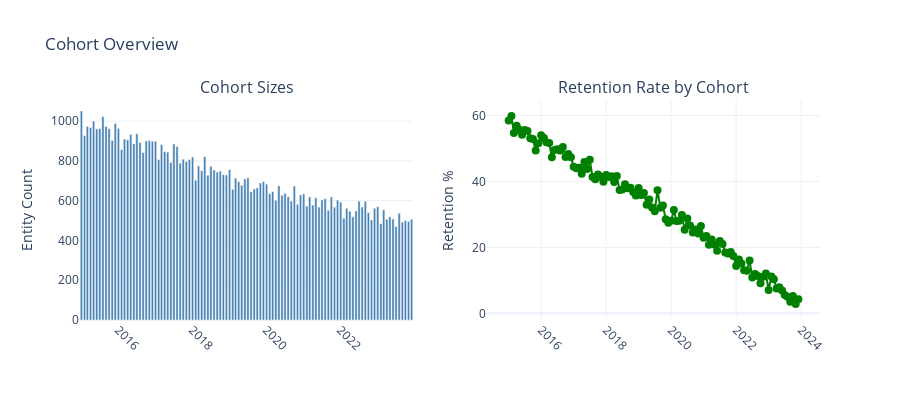

The notebook cell saved with this chart:
### Code cell
# Visualize cohort sizes and retention
if ENTITY_COLUMN and len(cohort_result) > 0:
    cohort_result_sorted = cohort_result.sort_values("cohort")
    
    # Compute retention rate if not present but target exists
    if "retention_rate" not in cohort_result.columns and TARGET_COLUMN and TARGET_COLUMN in df.columns:
        # Calculate retention rate per cohort from raw data
        entity_cohort = first_events[[ENTITY_COLUMN, "cohort"]]
        entity_target = df.groupby(ENTITY_COLUMN)[TARGET_COLUMN].first().reset_index()
        cohort_target = entity_cohort.merge(entity_target, on=ENTITY_COLUMN)
        
        retention_by_cohort = cohort_target.groupby("cohort")[TARGET_COLUMN].mean().reset_index()
        retention_by_cohort.columns = ["cohort", "retention_rate"]
        
        cohort_result_sorted = cohort_result_sorted.merge(retention_by_cohort, on="cohort", how="left")
    
    # Decide layout based on available data
    has_retention = "retention_rate" in cohort_result_sorted.columns and cohort_result_sorted["retention_rate"].notna().any()
    
    if has_retention:
        fig = make_subplots(rows=1, cols=2, subplot_titles=("Cohort Sizes", "Retention Rate by Cohort"))
        
        # Cohort sizes
        fig.add_trace(
            go.Bar(
                x=cohort_result_sorted["cohort"].astype(str),
                y=cohort_result_sorted["entity_count"],
                name="Entities",
                marker_color="steelblue"
            ),
            row=1, col=1
        )
        
        # Retention rate
        fig.add_trace(
            go.Scatter(
                x=cohort_result_sorted["cohort"].astype(str),
                y=cohort_result_sorted["retention_rate"] * 100,
                mode="lines+markers",
                name="Retention %",
                line=dict(color="green", width=2),
                marker=dict(size=8)
            ),
            row=1, col=2
        )
        fig.update_yaxes(title_text="Entity Count", row=1, col=1)
        fig.update_yaxes(title_text="Retention %", row=1, col=2)
        
        fig.update_layout(
            title="Cohort Overview",
            template="plotly_white",
            height=400,
            showlegend=False
        )
    else:
        # Single chart - cohort sizes only
        fig = go.Figure()
        fig.add_trace(
            go.Bar(
                x=cohort_result_sorted["cohort"].astype(str),
                y=cohort_result_sorted["entity_count"],
                name="Entities",
                marker_color="steelblue",
                text=cohort_result_sorted["entity_count"],
                textposition="outside"
            )
        )
        fig.update_layout(
            title="Cohort Sizes (No target column for retention analysis)",
            xaxis_title="Cohort",
            yaxis_title="Entity Count",
            template="plotly_white",
            height=400
        )
        print("💡 Tip: Set TARGET_COLUMN to see retention rates by cohort")
    
    fig.update_xaxes(tickangle=45)
    display_figure(fig)

### Figure 1 — Plotly figure (JSON) as saved in the notebook; plotly's stock layout.template omitted (floating-point values rounded to 4 significant figures)
{"data": [{"marker": {"color": "steelblue"}, "name": "Entities", "type": "bar", "x": ["2015-01", "2015-02", "2015-03", "2015-04", "2015-05", "2015-06", "2015-07", "2015-08", "2015-09", "2015-10", "2015-11", "2015-12", "2016-01", "2016-02", "2016-03", "2016-04", "2016-05", "2016-06", "2016-07", "2016-08", "2016-09", "2016-10", "2016-11", "2016-12", "2017-01", "2017-02", "2017-03", "2017-04", "2017-05", "2017-06", "2017-07", "2017-08", "2017-09", "2017-10", "2017-11", "2017-12", "2018-01", "2018-02", "2018-03", "2018-04", "2018-05", "2018-06", "2018-07", "2018-08", "2018-09", "2018-10", "2018-11", "2018-12", "2019-01", "2019-02", "2019-03", "2019-04", "2019-05", "2019-06", "2019-07", "2019-08", "2019-09", "2019-10", "2019-11", "2019-12", "2020-01", "2020-02", "2020-03", "2020-04", "2020-05", "2020-06", "2020-07", "2020-08", "2020-09", "2020-10", "2020-11", "2020-12", "2021-01", "2021-02", "2021-03", "2021-04", "2021-05", "2021-06", "2021-07", "2021-08", "2021-09", "2021-10", "2021-11", "2021-12", "2022-01", "2022-02", "2022-03", "2022-04", "2022-05", "2022-06", "2022-07", "2022-08", "2022-09", "2022-10", "2022-11", "2022-12", "2023-01", "2023-02", "2023-03", "2023-04", "2023-05", "2023-06", "2023-07", "2023-08", "2023-09", "2023-10", "2023-11", "2023-12"], "xaxis": "x", "y": [1051, 927, 974, 968, 1000, 961, 962, 1023, 974, 962, 903, 989, 964, 857, 910, 906, 933, 886, 937, 893, 842, 901, 902, 899, 899, 807, 882, 847, 844, 792, 885, 872, 789, 809, 797, 807, 820, 703, 775, 751, 822, 728, 773, 754, 744, 749, 731, 729, 756, 657, 714, 696, 678, 709, 715, 645, 659, 665, 689, 696, 683, 635, 646, 602, 675, 627, 637, 620, 598, 674, 582, 629, 634, 573, 619, 578, 615, 568, 604, 610, 552, 619, 568, 603, 593, 512, 562, 547, 519, 549, 598, 568, 597, 540, 503, 562, 570, 484, 554, 507, 519, 508, 470, 537, 492, 500, 496, 507], "yaxis": "y"}, {"line": {"color": "green", "width": 2}, "marker": {"size": 8}, "mode": "lines+markers", "name": "Retention %", "type": "scatter", "x": ["2015-01", "2015-02", "2015-03", "2015-04", "2015-05", "2015-06", "2015-07", "2015-08", "2015-09", "2015-10", "2015-11", "2015-12", "2016-01", "2016-02", "2016-03", "2016-04", "2016-05", "2016-06", "2016-07", "2016-08", "2016-09", "2016-10", "2016-11", "2016-12", "2017-01", "2017-02", "2017-03", "2017-04", "2017-05", "2017-06", "2017-07", "2017-08", "2017-09", "2017-10", "2017-11", "2017-12", "2018-01", "2018-02", "2018-03", "2018-04", "2018-05", "2018-06", "2018-07", "2018-08", "2018-09", "2018-10", "2018-11", "2018-12", "2019-01", "2019-02", "2019-03", "2019-04", "2019-05", "2019-06", "2019-07", "2019-08", "2019-09", "2019-10", "2019-11", "2019-12", "2020-01", "2020-02", "2020-03", "2020-04", "2020-05", "2020-06", "2020-07", "2020-08", "2020-09", "2020-10", "2020-11", "2020-12", "2021-01", "2021-02", "2021-03", "2021-04", "2021-05", "2021-06", "2021-07", "2021-08", "2021-09", "2021-10", "2021-11", "2021-12", "2022-01", "2022-02", "2022-03", "2022-04", "2022-05", "2022-06", "2022-07", "2022-08", "2022-09", "2022-10", "2022-11", "2022-12", "2023-01", "2023-02", "2023-03", "2023-04", "2023-05", "2023-06", "2023-07", "2023-08", "2023-09", "2023-10", "2023-11", "2023-12"], "xaxis": "x2", "y": [58.45, 59.85, 54.66, 56.93, 55.68, 54.13, 55.57, 55.27, 53.08, 52.87, 49.38, 51.6, 53.98, 53.16, 51.92, 51.65, 47.34, 49.52, 49.77, 49.37, 50.42, 47.39, 48.31, 47.31, 44.48, 44.01, 44.15, 42.3, 45.9, 43.77, 46.54, 41.33, 40.69, 42.07, 41.45, 39.87, 41.96, 41.32, 41.6, 39.86, 41.66, 37.38, 37.59, 39.13, 37.91, 38.1, 36.76, 35.74, 38.01, 35.91, 36.46, 32.96, 34.51, 32.07, 30.97, 37.36, 32.01, 32.67, 28.53, 27.46, 28.04, 31.33, 27.98, 28.09, 29.79, 25.32, 28.73, 26.65, 24.52, 25.4, 24.18, 26.51, 22.89, 23.45, 20.77, 22.41, 20.88, 19.0, 21.91, 21.02, 18.41, 18.1, 18.63, 17.38, 14.35, 16.34, 15.07, 13.09, 12.9, 15.99, 10.85, 11.89, 11.31, 9.121, 11.09, 12.1, 7.064, 11.19, 10.33, 7.544, 7.923, 6.884, 5.588, 5.008, 3.486, 5.235, 2.822, 4.286], "yaxis": "y2"}], "layout": {"annotations": [{"font": {"size": 16}, "showarrow": false, "text": "Cohort Sizes", "x": 0.225, "xanchor": "center", "xref": "paper", "y": 1, "yanchor": "bottom", "yref": "paper"}, {"font": {"size": 16}, "showarrow": false, "text": "Retention Rate by Cohort", "x": 0.775, "xanchor": "center", "xref": "paper", "y": 1, "yanchor": "bottom", "yref": "paper"}], "height": 400, "showlegend": false, "title": {"text": "Cohort Overview"}, "xaxis": {"anchor": "y", "domain": [0, 0.45], "tickangle": 45}, "xaxis2": {"anchor": "y2", "domain": [0.55, 1], "tickangle": 45}, "yaxis": {"anchor": "x", "domain": [0, 1], "title": {"text": "Entity Count"}}, "yaxis2": {"anchor": "x2", "domain": [0, 1], "title": {"text": "Retention %"}}}}
